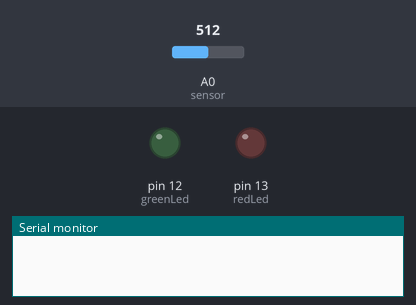
This program was run on a simulated Arduino Nano, built with avr-gcc and run on an emulated ATmega328P. On the bench: output pins drawn as LEDs (lit = HIGH), the last lines printed to the serial monitor. The test bench sets the inputs (shaded band); at power-on: A0 (sensor) = 512.

Above: at 1.2 s.
1.3 s: A0 (sensor) set to 685
2.8 s: A0 (sensor) set to 715
At 3.6 s:
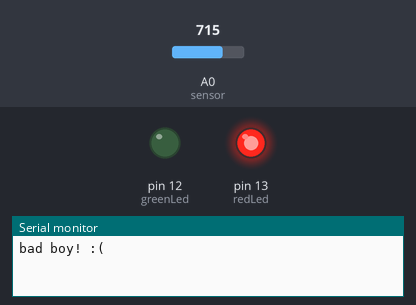
Timing chart, 0 to 5.8 s (numbered marks = the images above; inputs shaded):
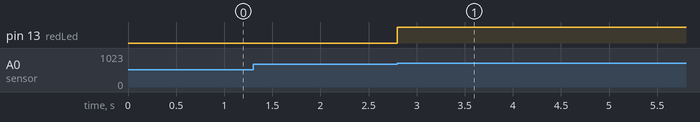

Measured:
- the behaviour switches between 700 and 701 on A0 (sensor) (found by bisection; images 0 and 1)
- after the input at 1.3 s, every drawn part: stays the same
- after the input at 2.8 s, pin 12 (greenLed): stays LOW (without the input it goes to HIGH after 7.2 s); pin 13 (redLed): LOW → HIGH at once

The program:

main.cpp
```cpp
#include <Arduino.h>
int redLed = 13;
int greenLed = 12;
int sensor = A0;
int punishDelay = 10;

int REWARDING = 1;

const long soundThreshold = 700;

const unsigned long redLedOnTime = 5000;
unsigned long previousTimeRedLed = 0;
int redLedState = LOW;

const unsigned long greenLedOnTime = 5000;
unsigned long previousTimeGreenLed = 0;
int greenLedState = LOW;

const unsigned long rewardInteval = 10000;
unsigned long previousRewardTime = 0;

unsigned long previousPunishTime = 0;


void setup() {
  pinMode(greenLed, OUTPUT);
  pinMode(redLed, OUTPUT);
  pinMode(sensor, INPUT);
  Serial.begin(9600);
}

void loop() {
  int v_sensor = analogRead(sensor);
  // put your main code here, to run repeatedly:
  unsigned long currentTime = millis();

  // if sound sensor measures above the threshold
  if(v_sensor > soundThreshold && redLedState == 0) {
    // this is the punishment:
    Serial.println("bad boy! :(");

    // set rewarding off
    REWARDING = 0;

    // turn on RED led
    redLedState = 1;
    digitalWrite(redLed, redLedState);
    // start timer for red led's on time
    previousTimeRedLed = currentTime;

    //shut off GREEN led
    greenLedState = 0;
    digitalWrite(greenLed, greenLedState);
  }

  // keep red led on until reached "redLedOnTime"
  if (redLedState == 1 && currentTime - previousTimeRedLed >= redLedOnTime) {
    // turn of red led
    redLedState = !redLedState;
    digitalWrite(redLed, redLedState);
    previousTimeRedLed = currentTime;

    // turn REWARDING ON
    REWARDING = 1;
    // reset rewarding time
    previousRewardTime = currentTime;
  }


  // BOF REWARD
  // keep green led on until reached "greenLedOnTime"
  if (greenLedState == 1 && currentTime - previousTimeGreenLed >= greenLedOnTime) {
    greenLedState = !greenLedState;
    digitalWrite(greenLed, greenLedState);
    previousTimeGreenLed = currentTime;
  }
  // trigger reward on "rewardInterval" as long as REWARDING is ON
  if (REWARDING == 1 && currentTime - previousRewardTime >= rewardInteval) {
    // This is the reward:
    Serial.println("good boy! :)");

    // turn on GREEN led
    greenLedState = 1;
    digitalWrite(greenLed, greenLedState);
    // start timer for green led's on time
    previousTimeGreenLed = currentTime;
    // reset rewarding time
    previousRewardTime = currentTime;
  }


/*
  // 1. trigger punish, first turning red led on
  if(v_sensor > 700) {
    //Serial.println(v_sensor);
    Serial.println("bad boy :(");
    digitalWrite(redLed, HIGH);
    previousTimeRedLed = currentTime;
  } else {
    // 3. reward loop
    if (currentTime - previousRewardTime >= rewardInteval) {
      //reward();
      Serial.println("good boy! :)");
      digitalWrite(greenLed, HIGH);
      previousTimeGreenLed = currentTime;
      previousRewardTime = currentTime;
    }
  }
*/
  //Serial.println(v_sensor);
}
```
